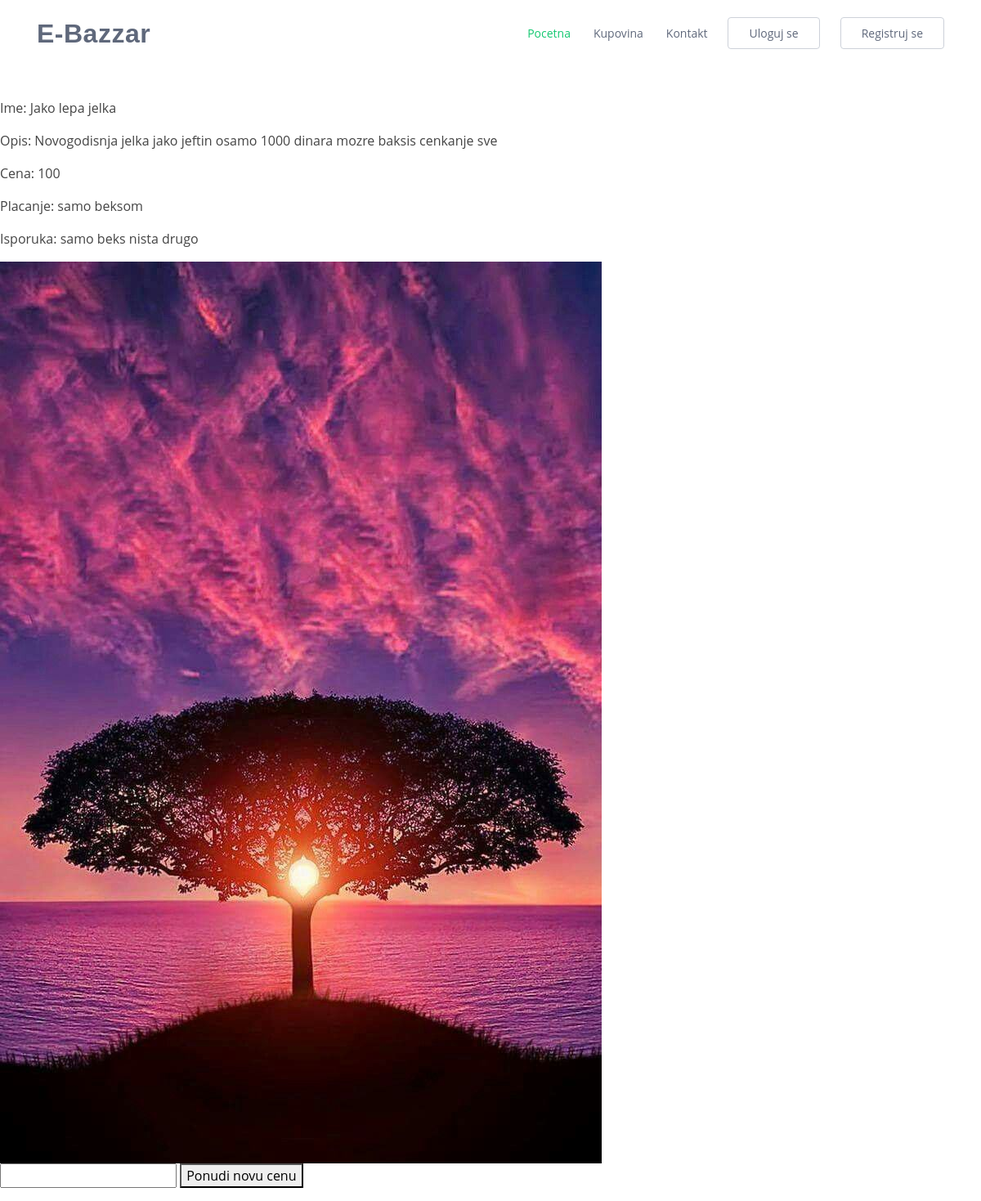
The page /details.php?id=8 on the database its author committed.
### tables this page shows
CREATE TABLE IF NOT EXISTS `abba` (
  `id` int(11) NOT NULL AUTO_INCREMENT,
  `image` varchar(255) NOT NULL,
  `image_text` varchar(255) NOT NULL,
  `Ime` varchar(255) NOT NULL,
  `Cena` int(11) NOT NULL,
  `Placanje` varchar(255) NOT NULL,
  `Isporuka` varchar(255) NOT NULL,
  PRIMARY KEY (`id`)
);

### details.php (the view, shortened to what this page needs)
<?php
  $db = mysqli_connect("localhost", "root", "", "ebazzar");
  $id=mysqli_real_escape_string($db, $_GET['id']);
  $sql="SELECT * FROM abba WHERE id='$id' ";
  $result=mysqli_query($db,$sql);
  $row=mysqli_fetch_assoc($result);
?>
<html>
<head>
<html>
<head>
  <link href="assets/vendor/bootstrap/css/bootstrap.min.css" rel="stylesheet">
  <link href="assets/vendor/icofont/icofont.min.css" rel="stylesheet">
  <link href="assets/vendor/boxicons/css/boxicons.min.css" rel="stylesheet">
  <link href="assets/vendor/venobox/venobox.css" rel="stylesheet">
  <link href="assets/vendor/owl.carousel/assets/owl.carousel.min.css" rel="stylesheet">
  <link href="assets/css/style.css" rel="stylesheet">
</head>
<body>
  <header id="header" class="fixed-top">
    <div class="container d-flex align-items-center">
      <h1 class="logo mr-auto"><a href="index.php">E-Bazzar</a></h1>
      <nav class="nav-menu d-none d-lg-block">
        <ul>
          <li class="active"><a href="index.php">Pocetna</a></li>
          <li><a href="kupovina.php">Kupovina</a></li>
          <li><a href="#kontakt">Kontakt</a></li>
        </ul>
      </nav>
      <a href="login.php" class="get-started-btn scrollto">Uloguj se</a>
	     <a href="singin.php" class="get-started-btn scrollto">Registruj se</a>
    </div>
  </header>
</head>
<body>
<content>
<br><br><br><br><br>
<p>Ime: <?php echo $row['Ime']   ?> </p>
<p>Opis: <?php echo $row['image_text']   ?> </p>
<p>Cena: <?php echo $row['Cena']   ?> <p>
<p>Placanje: <?php echo $row['Placanje']   ?> </p>
<p>Isporuka: <?php echo $row['Isporuka']   ?> </p>
<img src='upload/<?php echo $row['image']?>' id="slikaopis">
<form method="POST" action="">
<input type="text" name="novacena">
<button type="submit" name="ponudi">Ponudi novu cenu</button>
</form>
</content>
</body>
</html>

### assets/css/style.css (style rules this page uses)
body { font-family: "Open Sans", sans-serif; color: #444444; }
a { color: #14c871; }
h1, h2, h3, h4, h5, h6 { font-family: "Raleway", sans-serif; }
#header { background: #fff; transition: all 0.5s; z-index: 997; padding: 20px 0; }
#header .logo { font-size: 32px; margin: 0; padding: 0; line-height: 1; font-weight: 700; letter-spacing: 0.5px; }
#header .logo a { color: #5f687b; }
.nav-menu ul { margin: 0; padding: 0; list-style: none; }
.nav-menu > ul { display: flex; }
.nav-menu > ul > li { position: relative; white-space: nowrap; padding: 10px 0 10px 28px; }
.nav-menu a { display: block; position: relative; color: #5f687b; transition: 0.3s; font-size: 14px; font-family: "Open Sans", sans-serif; }
.nav-menu a:hover, .nav-menu .active > a, .nav-menu li:hover > a { color: #14c871; }
.get-started-btn { margin-left: 25px; background: #fff; color: #5f687b; border-radius: 4px; padding: 8px 25px; white-space: nowrap; transition: 0.3s; font-size: 14px; display: inline-block; border: 1px solid #cdd1d9; }

### rows shown on the page
abba: Ime "Jako lepa jelka", image_text "Novogodisnja jelka jako jeftin osamo 1000 dinara mozre baksis cenkanje sve", Cena "100", Placanje "samo beksom", Isporuka "samo beks nista drugo", image (picture)
